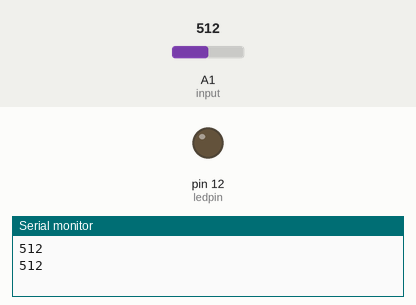
Simulated run of this sketch. Board: Arduino Uno, built with avr-gcc and run on an emulated ATmega328P. Shown: output pins drawn as LEDs (lit = HIGH), the last lines printed to the serial monitor. The inputs (shaded band) are chosen by the test bench; at power-on: A1 (input) = 512.

Above: at 1.3 s.
1.4 s: A1 (input) set to 55
3.2 s: A1 (input) set to 44
At 4.6 s:
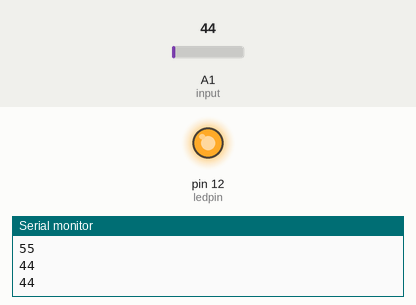
5.5 s: A1 (input) set to 60
At 7.2 s:
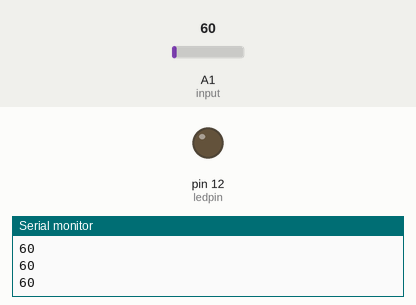
7.5 s: A1 (input) set to 40
At 8.9 s:
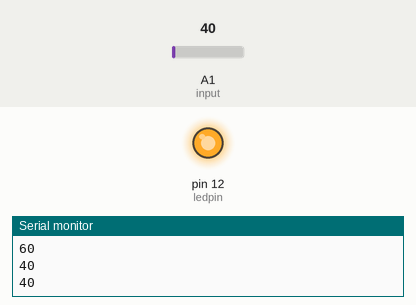
Timing chart, 0 to 10.5 s (numbered marks = the images above; inputs shaded):
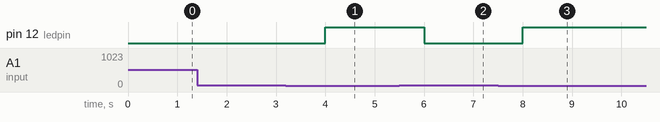

Measured:
- the behaviour switches between 50 and 49 on A1 (input) (found by bisection; images 0 and 1)
- after the input at 3.2 s, pin 12 (ledpin): LOW → HIGH after 0.80 s
- after the input at 5.5 s, pin 12 (ledpin): HIGH → LOW after 0.50 s
- after the input at 7.5 s, pin 12 (ledpin): LOW → HIGH after 0.50 s

The sketch:

ldrsen.ino
```cpp
int ledpin=12;
int input=1;
void setup() {
  // put your setup code here, to run once:
  pinMode(1,INPUT);
  pinMode(12,OUTPUT);
  Serial.begin(9600);
}

void loop() {
  // put your main code here, to run repeatedly:
  int value=analogRead(input);
  delay(500);
  Serial.println(value);
 if(value<50)
    digitalWrite(ledpin,HIGH);
 else
    digitalWrite(ledpin,LOW);


}
```
